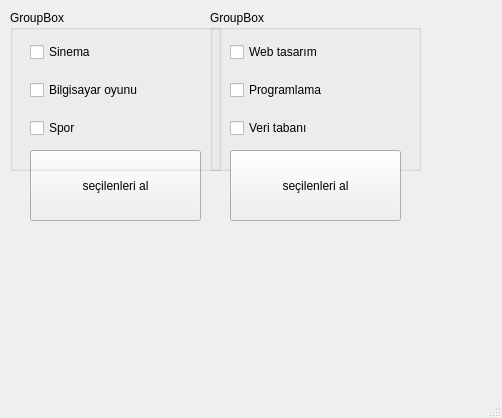
<?xml version="1.0" encoding="UTF-8"?>
<ui version="4.0">
 <class>MainWindow</class>
 <widget class="QMainWindow" name="MainWindow">
  <property name="geometry">
   <rect>
    <x>0</x>
    <y>0</y>
    <width>502</width>
    <height>418</height>
   </rect>
  </property>
  <property name="windowTitle">
   <string>MainWindow</string>
  </property>
  <widget class="QWidget" name="centralwidget">
   <widget class="QPushButton" name="btnHChoose">
    <property name="geometry">
     <rect>
      <x>30</x>
      <y>150</y>
      <width>171</width>
      <height>71</height>
     </rect>
    </property>
    <property name="text">
     <string>seçilenleri al</string>
    </property>
   </widget>
   <widget class="QLabel" name="lblHResult">
    <property name="geometry">
     <rect>
      <x>30</x>
      <y>220</y>
      <width>171</width>
      <height>91</height>
     </rect>
    </property>
    <property name="text">
     <string/>
    </property>
   </widget>
   <widget class="QGroupBox" name="GroupHobiler">
    <property name="geometry">
     <rect>
      <x>10</x>
      <y>10</y>
      <width>211</width>
      <height>161</height>
     </rect>
    </property>
    <property name="title">
     <string>GroupBox</string>
    </property>
    <widget class="QWidget" name="">
     <property name="geometry">
      <rect>
       <x>20</x>
       <y>20</y>
       <width>171</width>
       <height>121</height>
      </rect>
     </property>
     <layout class="QVBoxLayout" name="verticalLayout">
      <item>
       <widget class="QCheckBox" name="cbSinema">
        <property name="text">
         <string>Sinema</string>
        </property>
       </widget>
      </item>
      <item>
       <widget class="QCheckBox" name="cbOyun">
        <property name="text">
         <string>Bilgisayar oyunu</string>
        </property>
       </widget>
      </item>
      <item>
       <widget class="QCheckBox" name="cbSpor">
        <property name="text">
         <string>Spor</string>
        </property>
       </widget>
      </item>
     </layout>
    </widget>
   </widget>
   <widget class="QGroupBox" name="GroupDersler">
    <property name="geometry">
     <rect>
      <x>210</x>
      <y>10</y>
      <width>211</width>
      <height>161</height>
     </rect>
    </property>
    <property name="title">
     <string>GroupBox</string>
    </property>
    <widget class="QWidget" name="layoutWidget">
     <property name="geometry">
      <rect>
       <x>20</x>
       <y>20</y>
       <width>171</width>
       <height>121</height>
      </rect>
     </property>
     <layout class="QVBoxLayout" name="verticalLayout_2">
      <item>
       <widget class="QCheckBox" name="cbWebTasarim">
        <property name="text">
         <string>Web tasarım</string>
        </property>
       </widget>
      </item>
      <item>
       <widget class="QCheckBox" name="cbProgramlama">
        <property name="text">
         <string>Programlama</string>
        </property>
       </widget>
      </item>
      <item>
       <widget class="QCheckBox" name="cbVeriTabani">
        <property name="text">
         <string>Veri tabanı</string>
        </property>
       </widget>
      </item>
     </layout>
    </widget>
   </widget>
   <widget class="QPushButton" name="btnDChoose">
    <property name="geometry">
     <rect>
      <x>230</x>
      <y>150</y>
      <width>171</width>
      <height>71</height>
     </rect>
    </property>
    <property name="text">
     <string>seçilenleri al</string>
    </property>
   </widget>
   <widget class="QLabel" name="lblDResult">
    <property name="geometry">
     <rect>
      <x>230</x>
      <y>220</y>
      <width>171</width>
      <height>91</height>
     </rect>
    </property>
    <property name="text">
     <string/>
    </property>
   </widget>
  </widget>
  <widget class="QMenuBar" name="menubar">
   <property name="geometry">
    <rect>
     <x>0</x>
     <y>0</y>
     <width>502</width>
     <height>21</height>
    </rect>
   </property>
  </widget>
  <widget class="QStatusBar" name="statusbar"/>
 </widget>
 <resources/>
 <connections/>
</ui>
